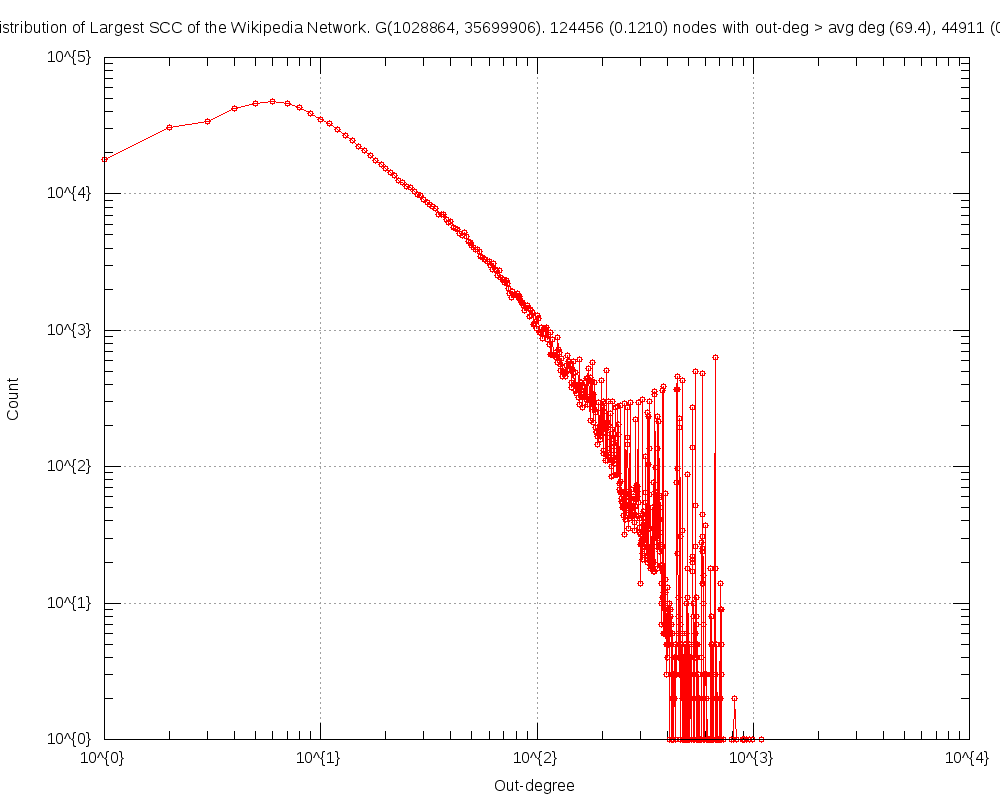

gnuplot code for this plot:
#
# Out-degree Distribution of Largest SCC of the Wikipedia Network. G(1028864, 35699906). 124456 (0.1210) nodes with out-deg > avg deg (69.4), 44911 (0.0437) with >2*avg.deg (Sun Dec  7 23:25:40 2014)
#

set title "Out-degree Distribution of Largest SCC of the Wikipedia Network. G(1028864, 35699906). 124456 (0.1210) nodes with out-deg > avg deg (69.4), 44911 (0.0437) with >2*avg.deg"
set key bottom right
set logscale xy 10
set format x "10^{%L}"
set mxtics 10
set format y "10^{%L}"
set mytics 10
set grid
set xlabel "Out-degree"
set ylabel "Count"
set tics scale 2
set terminal png size 1000,800
set output 'outDeg.wiki-maxscc.png'
plot 	"outDeg.wiki-maxscc.tab" using 1:2 title "" with linespoints pt 6
